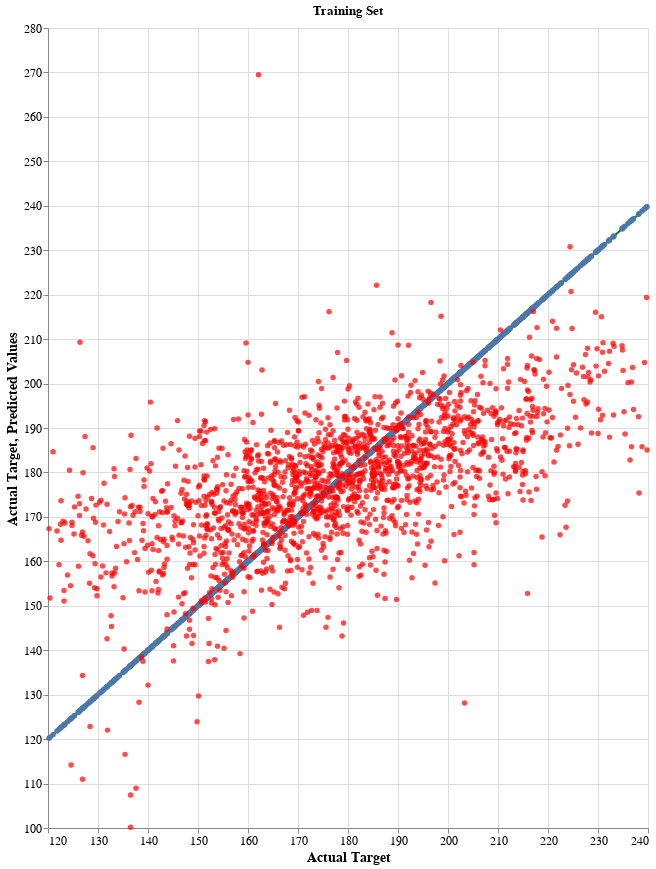

Source (notebook cell):
### Code cell
final_chart

### Figure 1 — Vega-Lite specification as saved in the notebook (floating-point values rounded to 4 significant figures; data arrays with more than 128 entries replaced by an {"elided": "..."} marker saying what was removed)
{"config": {"view": {"continuousWidth": 400, "continuousHeight": 300}, "axis": {"labelFontSize": 12, "titleFontSize": 14}, "legend": {"orient": "top"}, "title": {"anchor": "middle"}}, "layer": [{"mark": {"type": "line", "color": "green", "point": true}, "encoding": {"tooltip": [{"field": "Actual Target", "type": "quantitative"}, {"field": "Predicted Values", "type": "quantitative"}], "x": {"field": "Actual Target", "type": "quantitative"}, "y": {"field": "Actual Target", "scale": {"domain": [100, 239.8], "nice": true}, "type": "quantitative"}}, "height": 800, "width": 600}, {"mark": {"type": "circle", "color": "red", "opacity": 0.7}, "encoding": {"tooltip": [{"field": "Actual Target", "type": "quantitative"}, {"field": "Predicted Values", "type": "quantitative"}], "x": {"field": "Actual Target", "type": "quantitative"}, "y": {"field": "Predicted Values", "scale": {"domain": [100, 269.5], "nice": true}, "type": "quantitative"}}}], "data": {"name": "data-4849524c423bd21ce46ffb2de2d2b955"}, "height": 800, "title": "Training Set", "width": 600, "$schema": "https://vega.github.io/schema/vega-lite/v4.17.0.json", "datasets": {"data-4849524c423bd21ce46ffb2de2d2b955": {"elided": "1764 records"}}}
